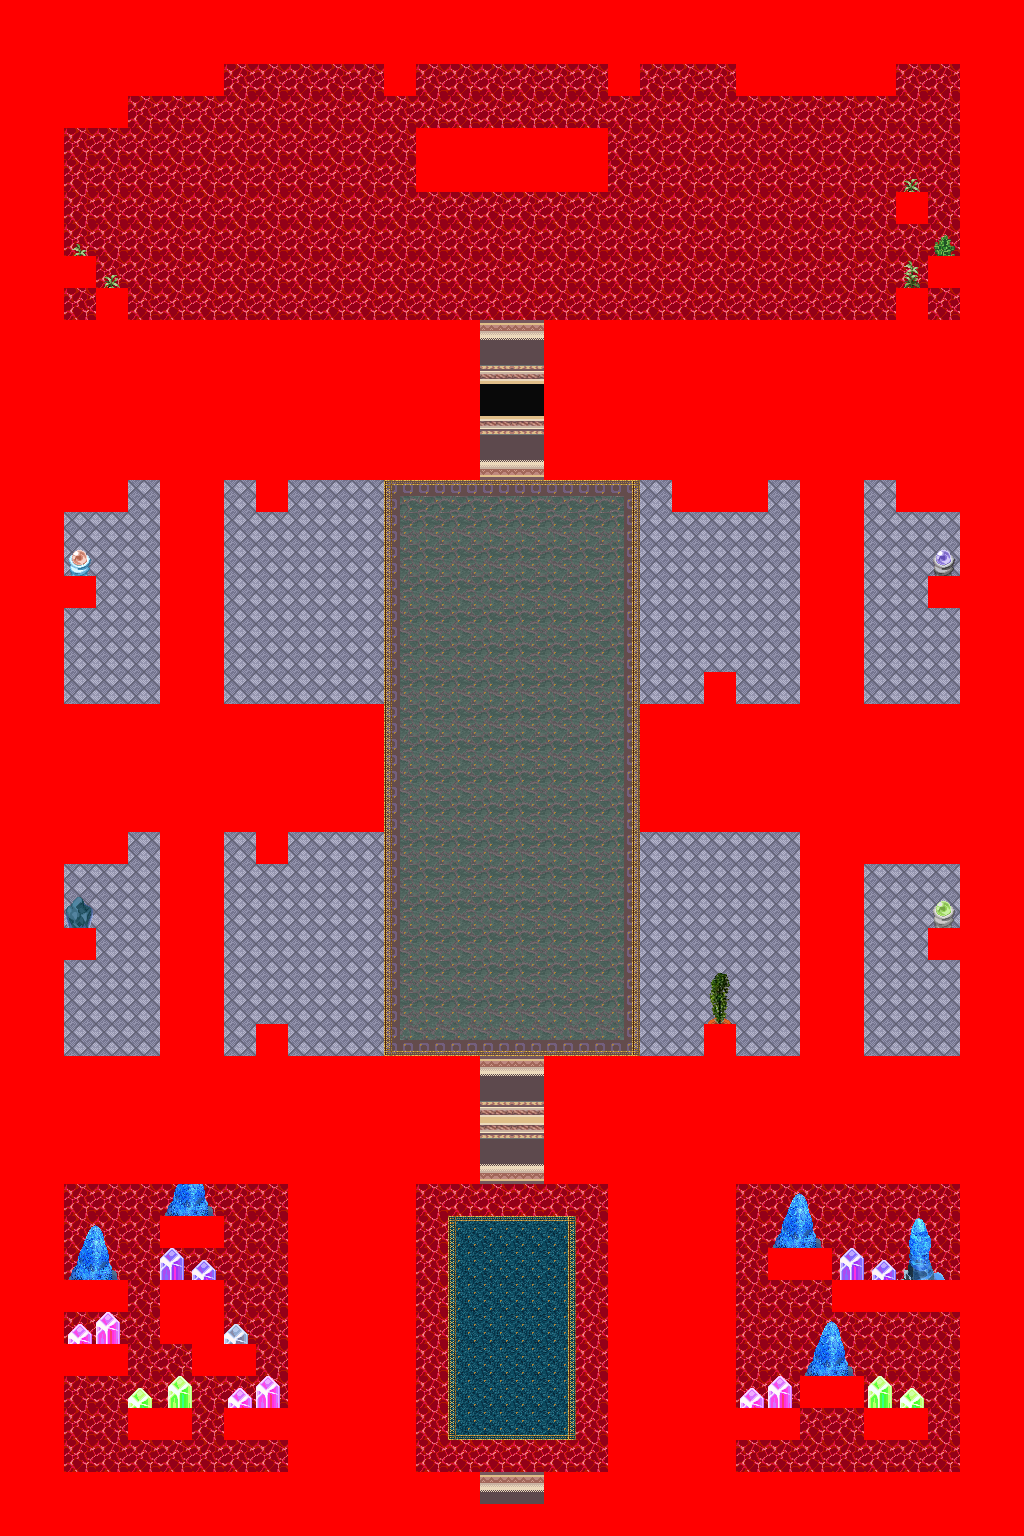

The image is a tile-based game level rendered from a .tmx file. Its description and source (layers, tilesets, objects; grid data summarised) follow:
An orthogonal 32x48 tile map with 32x32 px tiles, 7 tile layers (0_floor, 1_terrain, 2_object, 3_roof, ...), 1 hidden layer not drawn, 28 tilesets.

<map version="1.0" orientation="orthogonal" renderorder="right-down" width="32" height="48" tilewidth="32" tileheight="32" nextobjectid="1">
 <tileset firstgid="1" name="carpets_2" tilewidth="32" tileheight="32" tilecount="12" columns="4">
  <image source="../../tileset/furniture/carpet/carpets_2.png" trans="ff00ff" width="128" height="96" />
 </tileset>
 <tileset firstgid="13" name="int_wall_pale" tilewidth="32" tileheight="32" tilecount="16" columns="2">
  <image source="../../tileset/building/wall/int_wall_pale.png" trans="ff00ff" width="64" height="256" />
 </tileset>
 <tileset firstgid="29" name="brown" tilewidth="32" tileheight="32" tilecount="5" columns="5">
  <image source="../../tileset/ground/brown.png" trans="ff00ff" width="160" height="32" />
 </tileset>
 <tileset firstgid="34" name="int_windows_purple" tilewidth="32" tileheight="32" tilecount="16" columns="4">
  <image source="../../tileset/building/window/int_windows_purple.png" trans="ff00ff" width="128" height="128" />
 </tileset>
 <tileset firstgid="50" name="int_wall_purple" tilewidth="32" tileheight="32" tilecount="20" columns="2">
  <image source="../../tileset/building/wall/int_wall_purple.png" trans="ff00ff" width="64" height="320" />
 </tileset>
 <tileset firstgid="70" name="rug_border" tilewidth="32" tileheight="32" tilecount="9" columns="3">
  <image source="../../tileset/furniture/carpet/rug_border.png" width="96" height="96" />
 </tileset>
 <tileset firstgid="79" name="bushes" tilewidth="32" tileheight="32" tilecount="10" columns="5">
  <image source="../../tileset/plant/bush/bushes.png" trans="ffffff" width="160" height="64" />
 </tileset>
 <tileset firstgid="89" name="wooden_rectangular" tilewidth="32" tileheight="32" tilecount="9" columns="3">
  <image source="../../tileset/furniture/table/wooden_rectangular.png" trans="ff00ff" width="96" height="96" />
 </tileset>
 <tileset firstgid="98" name="pale_red_ns" tilewidth="32" tileheight="32" tilecount="36" columns="9">
  <image source="../../tileset/building/entrance/pale_red_ns.png" trans="ff00ff" width="288" height="128" />
 </tileset>
 <tileset firstgid="134" name="pale_book_bottle_shelf" tilewidth="32" tileheight="32" tilecount="12" columns="3">
  <image source="../../tileset/furniture/shelve/pale_book_bottle_shelf.png" trans="ff00ff" width="96" height="128" />
 </tileset>
 <tileset firstgid="146" name="small" tilewidth="32" tileheight="32" tilecount="3" columns="3">
  <image source="../../tileset/furniture/picture/small.png" width="96" height="32" />
 </tileset>
 <tileset firstgid="149" name="pot_plant" tilewidth="32" tileheight="32" tilecount="3" columns="1">
  <image source="../../tileset/plant/indoor/pot_plant.png" width="32" height="96" />
 </tileset>
 <tileset firstgid="152" name="wooden_clock" tilewidth="32" tileheight="32" tilecount="6" columns="1">
  <image source="../../tileset/furniture/clock/wooden_clock.png" width="32" height="192" />
 </tileset>
 <tileset firstgid="158" name="book" tilewidth="32" tileheight="32" tilecount="4" columns="2">
  <image source="../../tileset/item/documents/book.png" width="64" height="64" />
 </tileset>
 <tileset firstgid="162" name="collision" tilewidth="32" tileheight="32" tilecount="1" columns="1">
  <image source="../../tileset/logic/collision.png" width="32" height="32" />
 </tileset>
 <tileset firstgid="163" name="protection" tilewidth="32" tileheight="32" tilecount="2" columns="2">
  <image source="../../tileset/logic/protection.png" width="64" height="32" />
 </tileset>
 <tileset firstgid="165" name="barrel" tilewidth="32" tileheight="32" tilecount="1" columns="1">
  <image source="../../tileset/item/pot/barrel_with_flower.png" width="32" height="32" />
 </tileset>
 <tileset firstgid="166" name="plants" tilewidth="32" tileheight="32" tilecount="12" columns="6">
  <image source="../../tileset/plant/indoor/pot_plant_1.png" width="192" height="64" />
 </tileset>
 <tileset firstgid="178" name="shelf" tilewidth="32" tileheight="32" tilecount="10" columns="2">
  <image source="../../tileset/furniture/shelve/shelf_4.png" width="64" height="160" />
 </tileset>
 <tileset firstgid="188" name="oil paintings" tilewidth="32" tileheight="32" tilecount="16" columns="4">
  <image source="../../tileset/furniture/picture/oil_paintings.png" width="128" height="128" />
 </tileset>
 <tileset firstgid="204" name="floors" tilewidth="32" tileheight="32" tilecount="6" columns="3">
  <image source="../../tileset/ground/indoor/floor_tiles2.png" width="96" height="64" />
 </tileset>
 <tileset firstgid="210" name="shelf5" tilewidth="32" tileheight="32" tilecount="6" columns="2">
  <image source="../../tileset/furniture/shelve/green_bookshelf.png" width="64" height="96" />
 </tileset>
 <tileset firstgid="216" name="potted plants" tilewidth="32" tileheight="32" tilecount="6" columns="3">
  <image source="../../tileset/plant/indoor/potted_plants1.png" width="96" height="64" />
 </tileset>
 <tileset firstgid="222" name="stol" tilewidth="32" tileheight="32" tilecount="9" columns="3">
  <image source="../../tileset/furniture/table/grey_plain.png" width="96" height="96" />
 </tileset>
 <tileset firstgid="231" name="drzwi" tilewidth="32" tileheight="32" tilecount="48" columns="8">
  <image source="../../tileset/building/entrance/pale_red_ew.png" width="256" height="192" />
 </tileset>
 <tileset firstgid="279" name="kamienie" tilewidth="32" tileheight="32" tilecount="12" columns="6">
  <image source="../../tileset/item/statue/crystal_statues.png" width="192" height="64" />
 </tileset>
 <tileset firstgid="291" name="krysztaly duze" tilewidth="32" tileheight="32" tilecount="12" columns="4">
  <image source="../../tileset/item/statue/blue_crystal.png" width="128" height="96" />
 </tileset>
 <tileset firstgid="303" name="Unbenannt" tilewidth="32" tileheight="32" tilecount="84" columns="6">
  <image source="../../tileset/ground/rock/square_crystal.png" width="192" height="448" />
 </tileset>
 <layer name="0_floor" width="32" height="48">
  <data>[1536 cells, 1536 non-empty, 14 distinct tile ids]</data>
 </layer>
 <layer name="1_terrain" width="32" height="48">
  <data>[1536 cells, 839 non-empty, 115 distinct tile ids]</data>
 </layer>
 <layer name="2_object" width="32" height="48">
  <data>[1536 cells, 218 non-empty, 57 distinct tile ids]</data>
 </layer>
 <layer name="3_roof" width="32" height="48">
  <data>[1536 cells, 70 non-empty, 40 distinct tile ids]</data>
 </layer>
 <layer name="4_roof_add" width="32" height="48">
  <data>[1536 cells, 0 non-empty, 0 distinct tile ids]</data>
 </layer>
 <layer name="objects" width="32" height="48">
  <data>[1536 cells, 0 non-empty, 0 distinct tile ids]</data>
 </layer>
 <layer name="collision" width="32" height="48">
  <data>[1536 cells, 824 non-empty, 1 distinct tile ids]</data>
 </layer>
 <layer name="protection" width="32" height="48" visible="0">
  <data>[1536 cells, 1536 non-empty, 1 distinct tile ids]</data>
 </layer>
</map>
